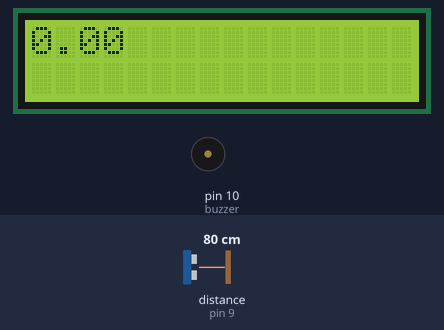
Recording of a sketch running on a simulated Arduino Uno, built with avr-gcc and run on an emulated ATmega328P. Parts: 16×2 character LCD, buzzer (waves = sounding, pin HIGH). Wiring (inferred from the names in the program): ultrasonic range finder: trigger pin 8; echo pin 9. Inputs (shaded band) come from the test bench; at power-on: distance to the obstacle (sensor on pin 9) 80 cm. The echo pulse lasts 58.3 µs per cm; pins used as bus, display or sensor lines are not drawn; what the sketch prints to the serial monitor is not drawn.

Above: at 1.2 s.
1.3 s: distance to the obstacle (sensor on pin 9) set to 2 cm
At 1.75 s:
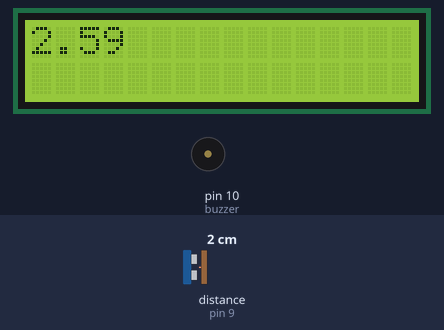
3.1 s: distance to the obstacle (sensor on pin 9) set to 4 cm
At 3.27 s:
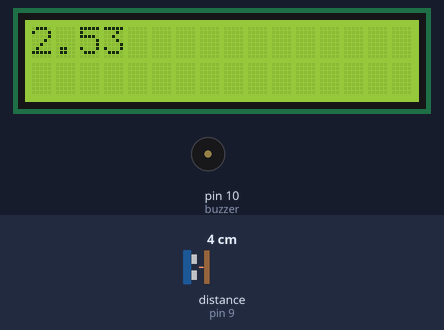
4.6 s: distance to the obstacle (sensor on pin 9) set to 9 cm
At 4.8 s:
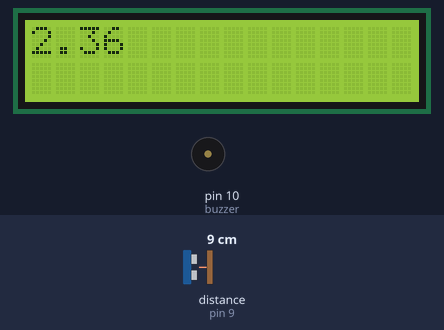

The sketch:

ultrasonic_height.ino
```cpp
#include <LiquidCrystal.h>

LiquidCrystal lcd(12, 11, 5, 4, 3, 2);

int inputPin=9;  // connect digital I/O 4 to the ECHO/Rx Pin
int outputPin=8; // connect digital I/O 5 to the TRIG/TX Pin
int buzzer=10;
int i=0;
static float ref;
void setup()
{
  Serial.begin(9600);
  pinMode(inputPin, INPUT);
  pinMode(outputPin, OUTPUT);
  pinMode(buzzer, OUTPUT);
  lcd.begin(16, 2);


}
void loop()
{
     /*
      digitalWrite(outputPin, LOW);  // send low pulse for 2μs
      delayMicroseconds(2);
      digitalWrite(outputPin, HIGH); // send high pulse for 10μs
      delayMicroseconds(10);
      digitalWrite(outputPin, LOW);  // back to low pulse
      int ref_raw = pulseIn(inputPin, HIGH);  // read echo value
      int ref= ref_raw/29/2;  // in cm
      int sub = ref;
      Serial.println("ref=");
      Serial.println(ref);*/

   digitalWrite(outputPin, LOW);  // send low pulse for 2μs
   delayMicroseconds(2);
   digitalWrite(outputPin, HIGH); // send high pulse for 10μs
   delayMicroseconds(10);
   digitalWrite(outputPin, LOW);  // back to low pulse
   int distance = pulseIn(inputPin, HIGH);  // read echo value
   float distance1= distance/29/2;  // in cm
   float distance2= (0.0328084)*(distance1);
   if(i < 2)
   {
     ref = distance2;
     lcd.print("Ref height in cms.....");
     lcd.setCursor(0,1);
     lcd.print(ref);
     delay(300);
     lcd.clear();
     i++;
   }

   Serial.println("dist=");
   Serial.println(distance2);
   float height = ref - distance2;

   Serial.println(height);
   lcd.print(height);
   delay(300);
   lcd.clear();
  // if(distance1 < 30)
  //{
  //   digitalWrite(buzzer, HIGH);
  //}

  //else
  //{
  //   digitalWrite(buzzer, LOW);
  //}

   //delay(100);
}
```

Measured:
- after the input at 1.3 s, the display: first differs from a run without the input after 0.30 s (image 1)
- after the input at 3.1 s, the display: first differs from a run without the input at once (image 2)
- after the input at 4.6 s, the display: first differs from a run without the input after 0.05 s (image 3)
